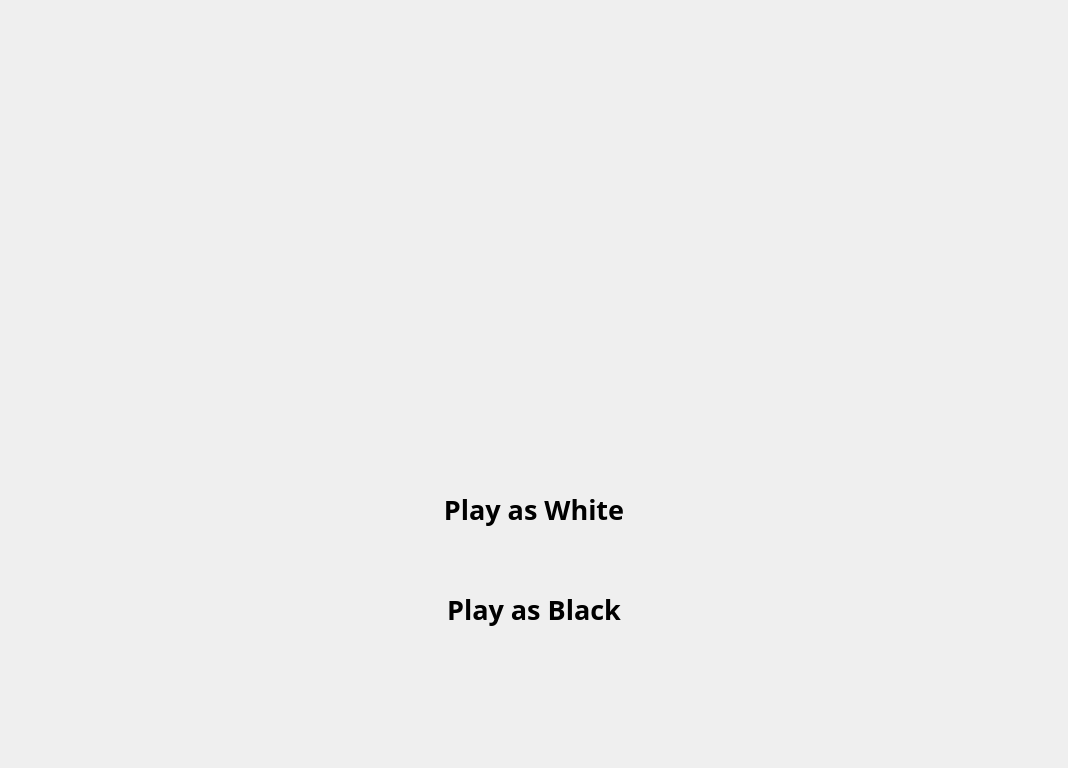
<?xml version="1.0" encoding="UTF-8"?>
<ui version="4.0">
 <class>StartWidget</class>
 <widget class="QWidget" name="StartWidget">
  <property name="geometry">
   <rect>
    <x>0</x>
    <y>0</y>
    <width>1068</width>
    <height>768</height>
   </rect>
  </property>
  <property name="windowTitle">
   <string>Welcome to NoGo</string>
  </property>
  <widget class="QPushButton" name="startAsWhite">
   <property name="geometry">
    <rect>
     <x>434</x>
     <y>484</y>
     <width>200</width>
     <height>50</height>
    </rect>
   </property>
   <property name="font">
    <font>
     <family>Arial Rounded MT Bold</family>
     <pointsize>20</pointsize>
     <bold>true</bold>
    </font>
   </property>
   <property name="text">
    <string>Play as White</string>
   </property>
   <property name="flat">
    <bool>true</bool>
   </property>
  </widget>
  <widget class="QPushButton" name="startAsBlack">
   <property name="geometry">
    <rect>
     <x>434</x>
     <y>584</y>
     <width>200</width>
     <height>50</height>
    </rect>
   </property>
   <property name="font">
    <font>
     <family>Arial Rounded MT Bold</family>
     <pointsize>20</pointsize>
     <bold>true</bold>
    </font>
   </property>
   <property name="text">
    <string>Play as Black</string>
   </property>
   <property name="flat">
    <bool>true</bool>
   </property>
  </widget>
 </widget>
 <resources/>
 <connections/>
</ui>
